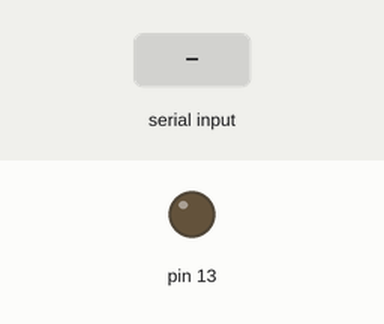
Simulated run of this sketch. Board: Arduino Uno, built with avr-gcc and run on an emulated ATmega328P. On the bench: output pins drawn as LEDs (lit = HIGH). The test bench sets the inputs (shaded band). What the sketch prints to the serial monitor is not drawn.

Above: at 1.2 s.
1.3 s: "1" received over Serial
At 2.3 s:
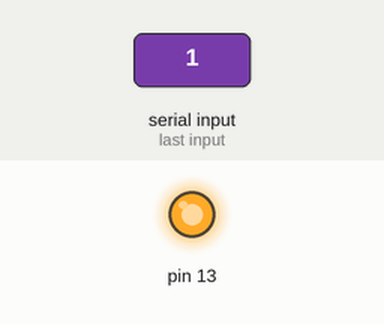
2.8 s: "0" received over Serial
At 4.6 s:
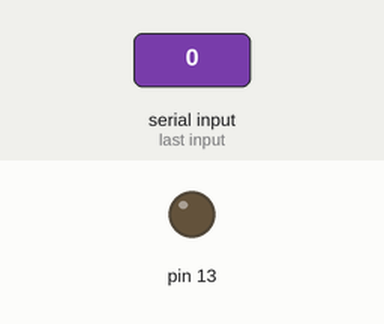
Timing chart, 0 to 6.1 s (numbered marks = the images above; inputs shaded):
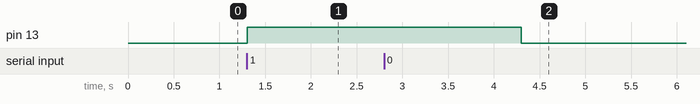

The sketch:

ledControl.ino
```cpp
char dato = '0';
void setup()
{
  pinMode(13, OUTPUT);
  Serial.begin(9600);
  Serial.write("Estoy listo\n");
}

void loop()
{
    if(Serial.available())
    {
      dato = Serial.read();
      if (dato=='1')
      {
        digitalWrite(13, HIGH);
        delay(3000);
      }
      else if(dato=='0')
      {
         digitalWrite(13, LOW);
      }
    }
}
```

Measured:
- after the input at 1.3 s, pin 13: LOW → HIGH at once
- after the input at 2.8 s, pin 13: HIGH → LOW after 1.5 s
